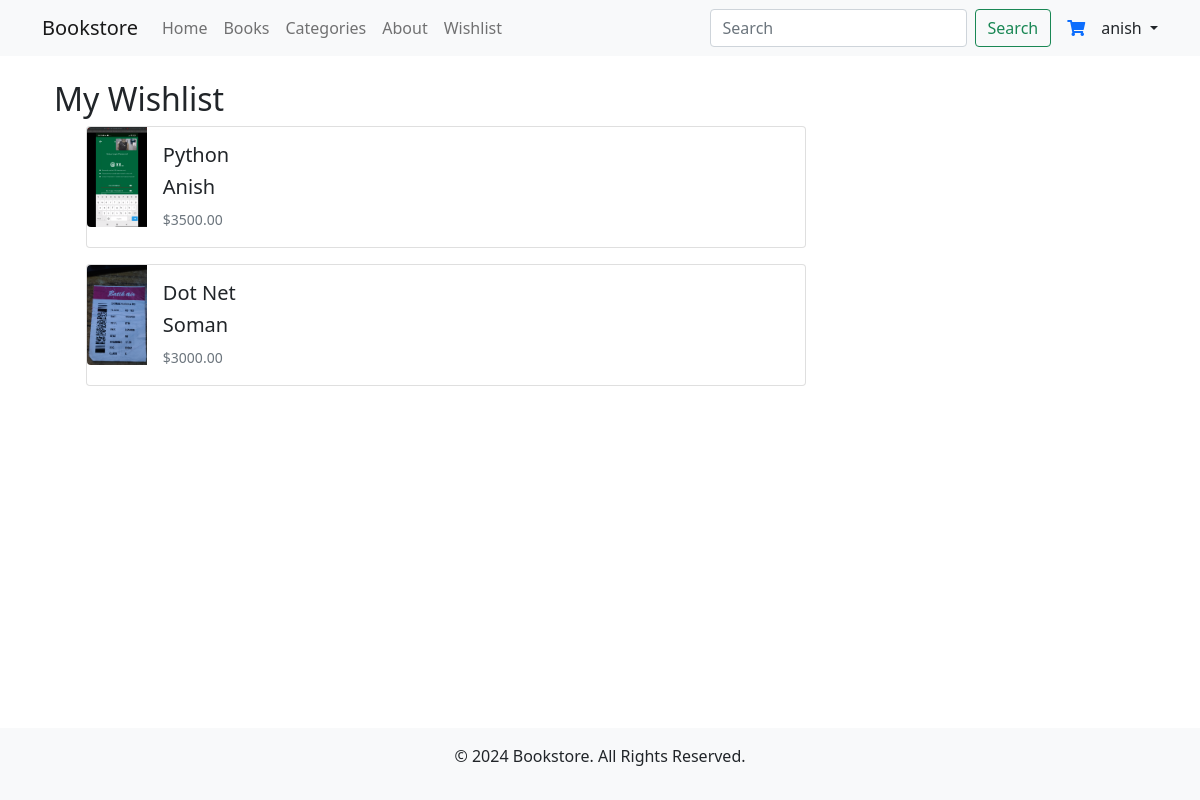
/wishlist (signed in), run on the app's committed database.
### accounts/models.py (models this page shows)
class CustomUser(AbstractUser):
    address = models.CharField(max_length=255)
    phone_number = models.CharField(max_length=20)
    profile_picture = models.ImageField(
        upload_to="profile_pics/", blank=True, null=True
    )

### bookstore/models.py (models this page shows, shortened)
class WishlistItem(models.Model):
    wishlist = models.ForeignKey(Wishlist, on_delete=models.CASCADE)
    books = models.ForeignKey(Book, on_delete=models.CASCADE)
    class Meta:
        unique_together = ("wishlist", "books")

class Book(models.Model):
    GENRE_CHOICES = (
        ("Fiction", "Fiction"),
        ("Non-Fiction", "Non-Fiction"),
        ("Science Fiction", "Science Fiction"),
        ("Mystery", "Mystery"),
    )
    title = models.CharField(max_length=100)
    author = models.CharField(max_length=100)
    genre = models.CharField(max_length=50, choices=GENRE_CHOICES)
    price = models.DecimalField(max_digits=10, decimal_places=2)
    description = models.TextField()
    image = models.ImageField()
    avg_rating = models.DecimalField(
        default=0.0,
        max_digits=3,
        decimal_places=2,
        help_text="Average rating gor the book",
    )

### bookstore/views.py (the view)
# urls.py: path("wishlist", WishlistView.as_view(), name="wishlist"),
class WishlistView(LoginRequiredMixin, ListView):
    model = WishlistItem
    template_name = "wishlist.html"
    context_object_name = "wishlist"
    def get_queryset(self):
        try:
            user_wishlist = Wishlist.objects.get(user=self.request.user)
        except ObjectDoesNotExist:
            user_wishlist = Wishlist.objects.create(user=self.request.user)
        return WishlistItem.objects.filter(wishlist=user_wishlist)

### bookstore/templates/wishlist.html (shortened to what this page needs)
{% extends 'base.html' %}
{% block content %}
    <div class="container">
        <h2>My Wishlist</h2>
        {% if user.is_authenticated %}
            {% if wishlist %}
                <ul>
                    {% for item in wishlist %}
                    <div class="card mb-3" style="width: 45rem;">
                        <div class="row g-0">
                            <div class="col-md-1">
                                <img src="{{item.books.image.url}}" class="img-fluid rounded-start" id="wishlist" alt="Book Image">
                            </div>
                            <div class="col-md-3">
                                <div class="card-body">
                                    <h5 class="card-title">{{item.books.title}}</h5>
                                    <h5 class="card-title">{{item.books.author}}</h5>
                                    <p class="card-text"><small class="text-muted">${{item.books.price}}</small></p>
                                </div>
                            </div>
                        </div>
                    </div>
                    {% endfor %}
                </ul>
            {% else %}
                <p>Your wishlist is empty.</p>
            {% endif %}
        {% else %}
            <p>Please <a href="{% url 'login' %}">log in</a> to view your wishlist.</p>
        {% endif %}
    </div>
{% endblock content %}

### templates/base.html (shortened to what this page needs)
{% load static %}
<!DOCTYPE html>
<html lang="en">
<head>
    <link href="https://cdn.jsdelivr.net/npm/bootstrap@5.1.3/dist/css/bootstrap.min.css" rel="stylesheet">
    <link href="https://cdnjs.cloudflare.com/ajax/libs/font-awesome/5.15.4/css/all.min.css" rel="stylesheet">
    <link href="{% static 'css/styles.css' %}" rel="stylesheet">
</head>
<body style="padding-top:56px">
    <header>
        <nav class="navbar navbar-expand-lg navbar-light bg-light fixed-top">
            <div class="container">
                <a class="navbar-brand" href="#">Bookstore</a>
                <div class="collapse navbar-collapse" id="navbarNav">
                    <ul class="navbar-nav">
                        <li class="nav-item">
                            <a class="nav-link" href="{% url 'index' %}">Home</a>
                        </li>
                        <li class="nav-item">
                            <a class="nav-link" href="#">Books</a>
                        </li>
                        <li class="nav-item">
                            <a class="nav-link" href="#">Categories</a>
                        </li>
                        <li class="nav-item">
                            <a class="nav-link" href="#">About</a>
                        </li>
                        <li class="nav-item">
                            <a class="nav-link" href="{% url "wishlist" %}">Wishlist</a>
                        </li>
                    </ul>
                </div>
                <form class="d-flex mx-3" method ="GET" action={% url 'index' %}>
                    <input class="form-control me-2" type="search" name="title" placeholder="Search" aria-label="Search by title">
                    <button class="btn btn-outline-success" type="submit">Search</button>
                <div class="d-flex align-items-center">
                    <a href="{% url 'cart_item' %}" class="me-3">
                        <i class="fas fa-shopping-cart"></i>
                    </a>
                </div>
            {% if user.is_authenticated %}
            <div class="dropdown text-end">
            <a href="#" class="d-block link-dark text-decoration-none dropdown-toggle"
            id="dropdownUser1" data-bs-toggle="dropdown" aria-expanded="false">
            {{ user.username }}
            </a>
            </div>
            {% endif %}
            </div>
        </nav>
    </header>
    <main class="container mt-4">
        {% block content %}
        {% endblock content %}
    </main>
    <footer class="bg-light text-center py-3">
        <div class="container">
            <p>&copy; {% now "Y" %} Bookstore. All Rights Reserved.</p>
        </div>
    </footer>
</body>
</html>

### static/css/styles.css (style rules this page uses)
body { display: flex; flex-direction: column; min-height: 100vh; margin: 0; }
main { flex: 1; }
footer { position: relative; bottom: 0; width: 100%; }
#wishlist { height: 100px; object-fit: cover; }

### data on the page
CustomUser: username "anish"
WishlistItem: books.image (picture), books "Python", books.author "Anish", books.price "3500.00"
WishlistItem: books.image (picture), books "Dot Net", books.author "Soman", books.price "3000.00"
